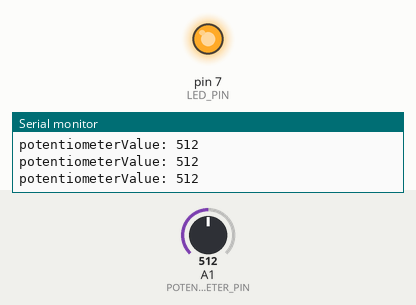
Bench run of a sketch on a simulated Arduino Uno, built with avr-gcc and run on an emulated ATmega328P. On the bench: output pins drawn as LEDs (lit = HIGH), the last lines printed to the serial monitor. The test bench sets the inputs (shaded band); at power-on: A1 (POTENTIOMETER_PIN) = 512.

Above: at 1.2 s.
1.3 s: A1 (POTENTIOMETER_PIN) set to 496
At 1.9 s:
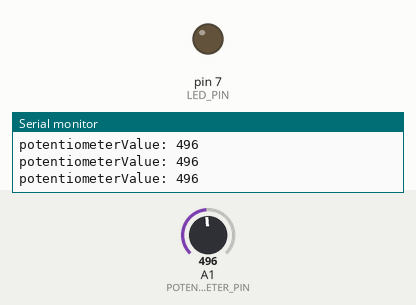
2.8 s: A1 (POTENTIOMETER_PIN) set to 716
At 3.3 s:
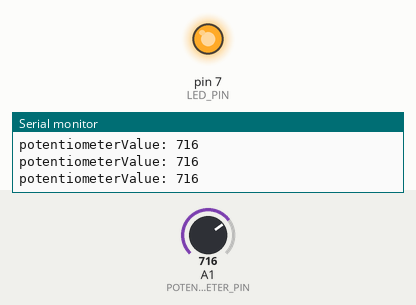
5.8 s: A1 (POTENTIOMETER_PIN) set to 511
At 6.4 s:
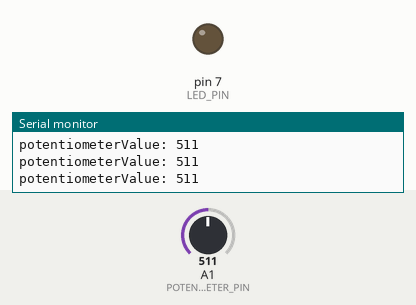
Timing chart, 0 to 8.8 s (numbered marks = the images above; inputs shaded):
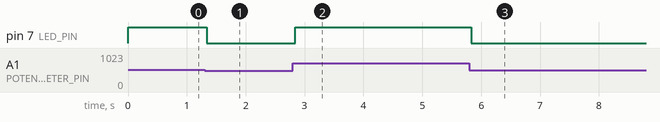

Measured:
- the behaviour switches between 512 and 511 on A1 (POTENTIOMETER_PIN) (found by bisection; images 0 and 1)
- after the input at 1.3 s, pin 7 (LED_PIN): HIGH → LOW at once
- after the input at 2.8 s, pin 7 (LED_PIN): LOW → HIGH at once
- after the input at 5.8 s, pin 7 (LED_PIN): HIGH → LOW at once

The sketch:

PWM.ino
```cpp
#define LED_PIN 7
#define POTENTIOMETER_PIN A1

void setup()
{
  pinMode(LED_PIN, OUTPUT);
  Serial.begin(9600);
}

void loop()
{
  int potentiometerValue = analogRead(POTENTIOMETER_PIN);
  Serial.print("potentiometerValue: ");
  Serial.println(potentiometerValue);
  int brightness = potentiometerValue / 4;
  analogWrite(LED_PIN, brightness);
}
```
